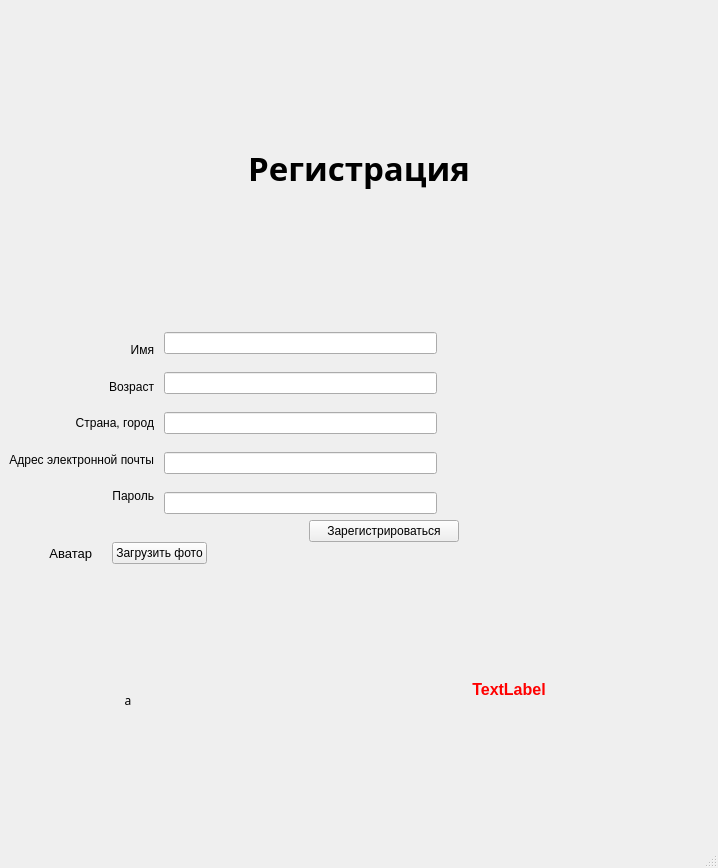
<?xml version="1.0" encoding="UTF-8"?>
<ui version="4.0">
 <class>MainWindow</class>
 <widget class="QMainWindow" name="MainWindow">
  <property name="geometry">
   <rect>
    <x>0</x>
    <y>0</y>
    <width>718</width>
    <height>868</height>
   </rect>
  </property>
  <property name="maximumSize">
   <size>
    <width>16777215</width>
    <height>16777215</height>
   </size>
  </property>
  <property name="windowTitle">
   <string>MainWindow</string>
  </property>
  <widget class="QWidget" name="centralwidget">
   <layout class="QVBoxLayout" name="verticalLayout_5">
    <item>
     <widget class="QLabel" name="label">
      <property name="minimumSize">
       <size>
        <width>4</width>
        <height>0</height>
       </size>
      </property>
      <property name="maximumSize">
       <size>
        <width>16777214</width>
        <height>16777215</height>
       </size>
      </property>
      <property name="font">
       <font>
        <family>MV Boli</family>
        <pointsize>25</pointsize>
        <weight>75</weight>
        <bold>true</bold>
       </font>
      </property>
      <property name="text">
       <string>Регистрация</string>
      </property>
      <property name="alignment">
       <set>Qt::AlignCenter</set>
      </property>
     </widget>
    </item>
    <item>
     <layout class="QHBoxLayout" name="horizontalLayout_2">
      <property name="spacing">
       <number>10</number>
      </property>
      <item>
       <layout class="QVBoxLayout" name="verticalLayout_2">
        <property name="spacing">
         <number>0</number>
        </property>
        <item>
         <widget class="QLabel" name="label_3">
          <property name="text">
           <string>Имя</string>
          </property>
          <property name="alignment">
           <set>Qt::AlignRight|Qt::AlignTrailing|Qt::AlignVCenter</set>
          </property>
         </widget>
        </item>
        <item>
         <widget class="QLabel" name="label_5">
          <property name="text">
           <string>Возраст</string>
          </property>
          <property name="alignment">
           <set>Qt::AlignRight|Qt::AlignTrailing|Qt::AlignVCenter</set>
          </property>
         </widget>
        </item>
        <item>
         <widget class="QLabel" name="label_6">
          <property name="text">
           <string>Страна, город</string>
          </property>
          <property name="alignment">
           <set>Qt::AlignRight|Qt::AlignTrailing|Qt::AlignVCenter</set>
          </property>
         </widget>
        </item>
        <item>
         <widget class="QLabel" name="label_2">
          <property name="text">
           <string>Адрес электронной почты</string>
          </property>
          <property name="alignment">
           <set>Qt::AlignRight|Qt::AlignTrailing|Qt::AlignVCenter</set>
          </property>
         </widget>
        </item>
        <item>
         <widget class="QLabel" name="label_4">
          <property name="text">
           <string>Пароль</string>
          </property>
          <property name="alignment">
           <set>Qt::AlignRight|Qt::AlignTrailing|Qt::AlignVCenter</set>
          </property>
         </widget>
        </item>
       </layout>
      </item>
      <item>
       <layout class="QVBoxLayout" name="verticalLayout">
        <property name="spacing">
         <number>18</number>
        </property>
        <item>
         <widget class="QLineEdit" name="nameEdit">
          <property name="text">
           <string/>
          </property>
         </widget>
        </item>
        <item>
         <widget class="QLineEdit" name="ageEdit">
          <property name="text">
           <string/>
          </property>
         </widget>
        </item>
        <item>
         <widget class="QLineEdit" name="regionEdit"/>
        </item>
        <item>
         <widget class="QLineEdit" name="emailEdit"/>
        </item>
        <item>
         <widget class="QLineEdit" name="passwordEdit"/>
        </item>
       </layout>
      </item>
      <item>
       <spacer name="horizontalSpacer">
        <property name="orientation">
         <enum>Qt::Horizontal</enum>
        </property>
        <property name="sizeHint" stdset="0">
         <size>
          <width>40</width>
          <height>20</height>
         </size>
        </property>
       </spacer>
      </item>
     </layout>
    </item>
    <item>
     <layout class="QHBoxLayout" name="horizontalLayout_4">
      <property name="spacing">
       <number>0</number>
      </property>
      <property name="sizeConstraint">
       <enum>QLayout::SetDefaultConstraint</enum>
      </property>
      <item>
       <layout class="QGridLayout" name="gridLayout" columnminimumwidth="0,1,0">
        <property name="spacing">
         <number>0</number>
        </property>
        <item row="1" column="2">
         <widget class="QLabel" name="errorLabel">
          <property name="minimumSize">
           <size>
            <width>400</width>
            <height>0</height>
           </size>
          </property>
          <property name="palette">
           <palette>
            <active>
             <colorrole role="WindowText">
              <brush brushstyle="SolidPattern">
               <color alpha="255">
                <red>255</red>
                <green>0</green>
                <blue>0</blue>
               </color>
              </brush>
             </colorrole>
             <colorrole role="Text">
              <brush brushstyle="SolidPattern">
               <color alpha="255">
                <red>255</red>
                <green>0</green>
                <blue>0</blue>
               </color>
              </brush>
             </colorrole>
             <colorrole role="PlaceholderText">
              <brush brushstyle="SolidPattern">
               <color alpha="128">
                <red>255</red>
                <green>0</green>
                <blue>0</blue>
               </color>
              </brush>
             </colorrole>
            </active>
            <inactive>
             <colorrole role="WindowText">
              <brush brushstyle="SolidPattern">
               <color alpha="255">
                <red>255</red>
                <green>0</green>
                <blue>0</blue>
               </color>
              </brush>
             </colorrole>
             <colorrole role="Text">
              <brush brushstyle="SolidPattern">
               <color alpha="255">
                <red>255</red>
                <green>0</green>
                <blue>0</blue>
               </color>
              </brush>
             </colorrole>
             <colorrole role="PlaceholderText">
              <brush brushstyle="SolidPattern">
               <color alpha="128">
                <red>255</red>
                <green>0</green>
                <blue>0</blue>
               </color>
              </brush>
             </colorrole>
            </inactive>
            <disabled>
             <colorrole role="WindowText">
              <brush brushstyle="SolidPattern">
               <color alpha="255">
                <red>120</red>
                <green>120</green>
                <blue>120</blue>
               </color>
              </brush>
             </colorrole>
             <colorrole role="Text">
              <brush brushstyle="SolidPattern">
               <color alpha="255">
                <red>120</red>
                <green>120</green>
                <blue>120</blue>
               </color>
              </brush>
             </colorrole>
             <colorrole role="PlaceholderText">
              <brush brushstyle="SolidPattern">
               <color alpha="128">
                <red>0</red>
                <green>0</green>
                <blue>0</blue>
               </color>
              </brush>
             </colorrole>
            </disabled>
           </palette>
          </property>
          <property name="font">
           <font>
            <pointsize>12</pointsize>
            <weight>75</weight>
            <bold>true</bold>
           </font>
          </property>
          <property name="text">
           <string>TextLabel</string>
          </property>
          <property name="alignment">
           <set>Qt::AlignCenter</set>
          </property>
         </widget>
        </item>
        <item row="0" column="2">
         <widget class="QPushButton" name="regist_b">
          <property name="maximumSize">
           <size>
            <width>150</width>
            <height>16777215</height>
           </size>
          </property>
          <property name="text">
           <string>Зарегистрироваться</string>
          </property>
         </widget>
        </item>
        <item row="1" column="1">
         <spacer name="horizontalSpacer_4">
          <property name="orientation">
           <enum>Qt::Horizontal</enum>
          </property>
          <property name="sizeHint" stdset="0">
           <size>
            <width>40</width>
            <height>20</height>
           </size>
          </property>
         </spacer>
        </item>
        <item row="1" column="0">
         <layout class="QVBoxLayout" name="verticalLayout_3">
          <property name="spacing">
           <number>0</number>
          </property>
          <property name="rightMargin">
           <number>0</number>
          </property>
          <item>
           <layout class="QHBoxLayout" name="horizontalLayout" stretch="0,0,0,0">
            <property name="spacing">
             <number>20</number>
            </property>
            <property name="sizeConstraint">
             <enum>QLayout::SetFixedSize</enum>
            </property>
            <property name="leftMargin">
             <number>0</number>
            </property>
            <property name="topMargin">
             <number>0</number>
            </property>
            <property name="bottomMargin">
             <number>0</number>
            </property>
            <item>
             <spacer name="horizontalSpacer_3">
              <property name="orientation">
               <enum>Qt::Horizontal</enum>
              </property>
              <property name="sizeHint" stdset="0">
               <size>
                <width>40</width>
                <height>20</height>
               </size>
              </property>
             </spacer>
            </item>
            <item>
             <widget class="QLabel" name="label_7">
              <property name="maximumSize">
               <size>
                <width>16777215</width>
                <height>23</height>
               </size>
              </property>
              <property name="font">
               <font>
                <pointsize>10</pointsize>
               </font>
              </property>
              <property name="lineWidth">
               <number>1</number>
              </property>
              <property name="text">
               <string>Аватар</string>
              </property>
              <property name="textFormat">
               <enum>Qt::MarkdownText</enum>
              </property>
              <property name="alignment">
               <set>Qt::AlignRight|Qt::AlignTrailing|Qt::AlignVCenter</set>
              </property>
             </widget>
            </item>
            <item>
             <widget class="QPushButton" name="avatar_b">
              <property name="text">
               <string>Загрузить фото</string>
              </property>
             </widget>
            </item>
            <item>
             <spacer name="horizontalSpacer_2">
              <property name="orientation">
               <enum>Qt::Horizontal</enum>
              </property>
              <property name="sizeHint" stdset="0">
               <size>
                <width>40</width>
                <height>20</height>
               </size>
              </property>
             </spacer>
            </item>
           </layout>
          </item>
          <item>
           <widget class="QLabel" name="ava">
            <property name="sizePolicy">
             <sizepolicy hsizetype="Ignored" vsizetype="Ignored">
              <horstretch>200</horstretch>
              <verstretch>100</verstretch>
             </sizepolicy>
            </property>
            <property name="minimumSize">
             <size>
              <width>100</width>
              <height>100</height>
             </size>
            </property>
            <property name="maximumSize">
             <size>
              <width>16777215</width>
              <height>16777215</height>
             </size>
            </property>
            <property name="sizeIncrement">
             <size>
              <width>100</width>
              <height>100</height>
             </size>
            </property>
            <property name="baseSize">
             <size>
              <width>100</width>
              <height>100</height>
             </size>
            </property>
            <property name="font">
             <font>
              <family>MS Gothic</family>
             </font>
            </property>
            <property name="toolTipDuration">
             <number>0</number>
            </property>
            <property name="layoutDirection">
             <enum>Qt::LeftToRight</enum>
            </property>
            <property name="text">
             <string>а</string>
            </property>
            <property name="scaledContents">
             <bool>true</bool>
            </property>
            <property name="alignment">
             <set>Qt::AlignCenter</set>
            </property>
           </widget>
          </item>
         </layout>
        </item>
       </layout>
      </item>
     </layout>
    </item>
   </layout>
  </widget>
  <widget class="QMenuBar" name="menubar">
   <property name="geometry">
    <rect>
     <x>0</x>
     <y>0</y>
     <width>718</width>
     <height>21</height>
    </rect>
   </property>
  </widget>
  <widget class="QStatusBar" name="statusbar"/>
 </widget>
 <resources/>
 <connections/>
</ui>
